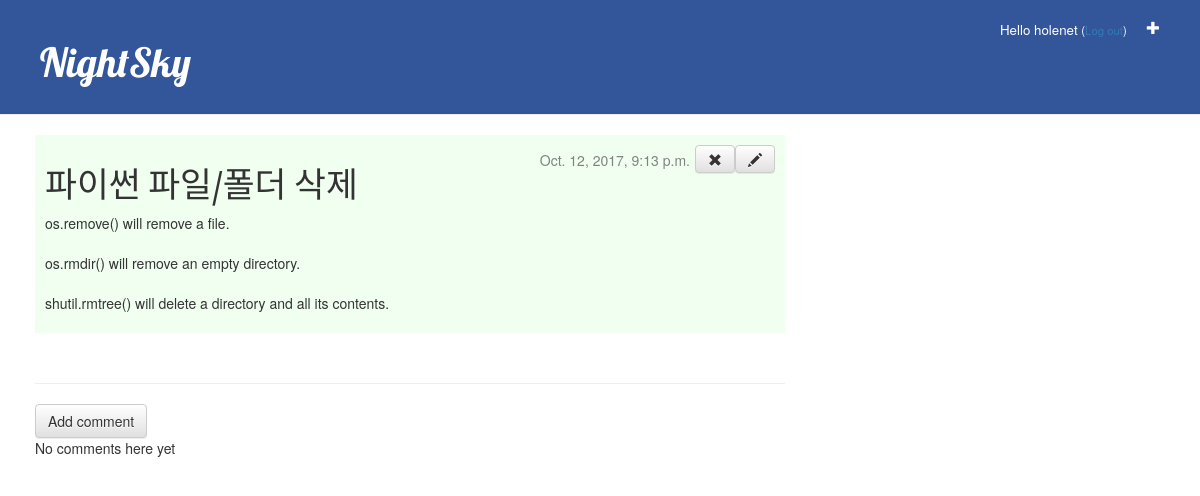
Screenshot of /cloud/post/3/ (signed in) with the database file from the repository.
### cloud/models.py (models this page shows, shortened)
class Post(models.Model):
    author = models.ForeignKey('auth.User')
    title = models.CharField(max_length=200)
    text = models.TextField()
    published_date = models.DateTimeField(default=timezone.now)

### cloud/views.py (the view)
# urls.py: url(r'^post/(?P<post_id>[0-9]+)/$', views.post_detail, name='post_detail'),
@login_required
def post_detail(request, post_id):
    post = get_object_or_404(Post, pk=post_id)
    if 'JSON' in request.GET:
        data = dict(
            title=post.title,
            author=str(post.author),
        )
        return JsonResponse(data, safe=False)
    else:
        return render(request, 'cloud/post_detail.html', {'post': post})

### templates/cloud/post_detail.html (shortened to what this page needs)
{% extends 'cloud/base.html' %}
{% block content %}
	<div class="post">
		{% if user.is_authenticated %}
			<a class="btn btn-default" style="float: right" href="{% url 'cloud:post_edit' post_id=post.pk %}"><span class="glyphicon glyphicon-pencil"></span></a>
			<a class="btn btn-default" style="float: right" href="{% url 'cloud:post_delete' post_id=post.pk %}"><span class="glyphicon glyphicon-remove"></span></a>
		{% endif %}
		{% if post.published_date %}
			<div class="date">
				{{ post.published_date }}
			</div>
		{% endif %}
		<h1>{{ post.title }}</h1>
		<p>{{ post.text|linebreaksbr }}</p>
	</div>
	<hr>
	<a class="btn btn-default" href="{% url 'cloud:add_comment_to_post' post_id=post.pk %}">Add comment</a>
	{% for comment in post.comments.all %}
		<div class="comment">
			<div class="date">
				{{ comment.created_date }}
				<a class="btn btn-default" href="{% url 'cloud:comment_delete' comment_id=comment.pk %}"><span class="glyphicon glyphicon-remove"></span></a>
			</div>
			<strong>{{ comment.author }}</strong>
			<p>{{ comment.text }}</p>
		</div>
	{% empty %}
		<p>No comments here yet</p>
	{% endfor %}
{% endblock %}

### templates/cloud/base.html (shortened to what this page needs)
{% load staticfiles %}
<html>
	<head>
		<link rel="stylesheet" href="//maxcdn.bootstrapcdn.com/bootstrap/3.2.0/css/bootstrap.min.css">
		<link rel="stylesheet" href="//maxcdn.bootstrapcdn.com/bootstrap/3.2.0/css/bootstrap-theme.min.css">
		<link rel="stylesheet" href="{% static 'style/style.css' %}">
	</head>
	<body>
		<div class="page-header">
			{% if user.is_authenticated %}
				<a href="{% url 'cloud:post_new' %}" class="top-menu"><span class="glyphicon glyphicon-plus"></span></a>
				<p class="top-menu">Hello {{ user.username }} <small>(<a href="{% url 'logout' %}">Log out</a>)</small></p>
			{% else %}
				<a href="{% url 'login' %}" class="top-menu"><span class="glyphicon glyphicon-lock"></span></a>
			{% endif %}
			<h1><a href="{% url 'cloud:post_list' %}">NightSky</a></h1>
		</div>
		<div class="content container">
			<div class="row">
				<div class="col-md-8">
				{% block content %}
				{% endblock %}
				</div>
			</div>
		</div>
	</body>
</html>

### cloud/static/style/style.css (style rules this page uses)
.page-header { background-color: #335599; margin-top: 0; padding: 20px 20px 20px 40px; }
.page-header h1, .page-header h1 a, .page-header h1 a:visited, .page-header h1 a:active { color: #ffffff; font-size: 30pt; text-decoration: none; }
.content { margin-left: 20px; }
h1 { font-size: 26pt; }
h1, h2, h3, h4 { font-family: 'Lobster', cursive; }
.date { color: #828282; float: right; padding: 5px; }
.top-menu, .top-menu:hover, .top-menu:visited { color: #ffffff; float: right; font-size: 10pt; margin-right: 20px; }
.post { background-color: honeydew; padding: 10px; margin-bottom: 50px; }

### rows the page displays
Post: published_date "Oct. 12, 2017, 9:13 p.m.", title "파이썬 파일/폴더 삭제", text "os.remove() will remove a file. os.rmdir() will remove an empty directory. shutil.rmtree() will delete a directory and all its contents."

### other values shown
{{ user.username }} "holenet"
